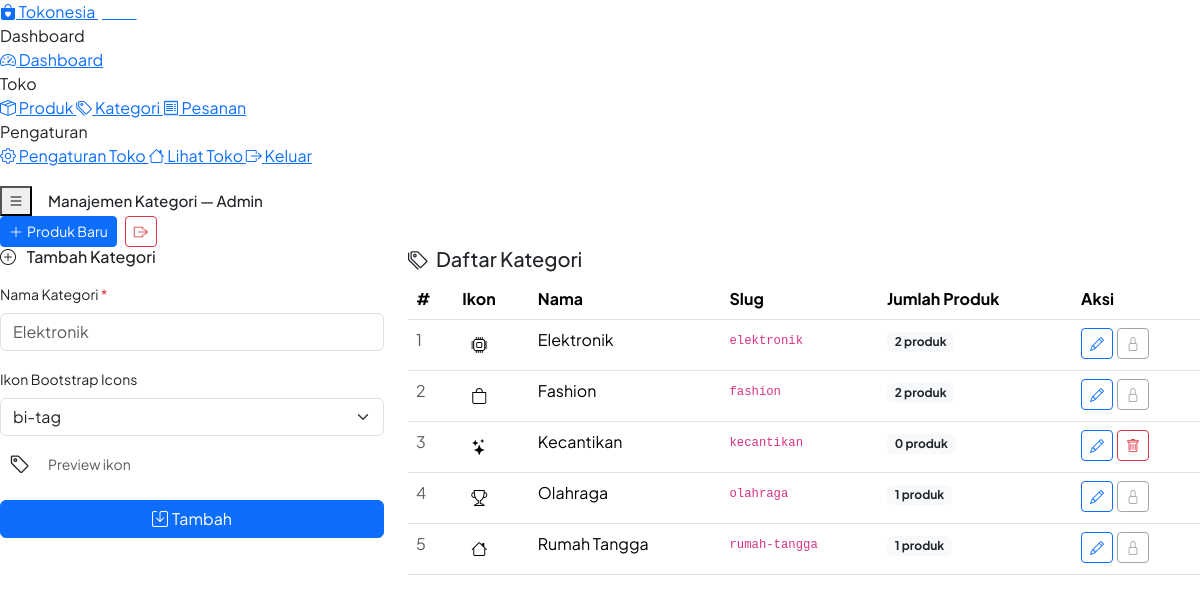
Screenshot of /admin/categories.php (signed in) with the database file from the repository.
### tables this page shows
CREATE TABLE `categories` (
  `id`         INT UNSIGNED NOT NULL AUTO_INCREMENT,
  `name`       VARCHAR(100) NOT NULL,
  `slug`       VARCHAR(120) NOT NULL UNIQUE,
  `icon`       VARCHAR(50)  DEFAULT 'bi-tag',
  `created_at` TIMESTAMP NOT NULL DEFAULT CURRENT_TIMESTAMP,
  PRIMARY KEY (`id`)
);

### includes/functions.php (called while the page is built, shortened)
<?php
function e(string $str): string {
    return htmlspecialchars($str, ENT_QUOTES, 'UTF-8');
}

### admin/categories.php (the view, shortened to what this page needs)
<?php
require_once __DIR__ . '/../includes/functions.php';
$db     = getDB();
$action = $_GET['action'] ?? 'list';
$editId = (int)($_GET['id'] ?? 0);
$editCategory = null;
$categories = $db->query(
    'SELECT c.*, COUNT(p.id) AS product_count
     FROM categories c LEFT JOIN products p ON p.category_id = c.id
     GROUP BY c.id ORDER BY c.name'
)->fetchAll();
$iconOptions = [
    'bi-cpu','bi-bag','bi-house','bi-trophy','bi-stars','bi-phone','bi-book',
    'bi-cart','bi-gift','bi-music-note','bi-camera','bi-bicycle','bi-tools',
    'bi-flower1','bi-egg-fried','bi-controller','bi-palette','bi-heart',
    'bi-laptop','bi-watch','bi-handbag','bi-tag','bi-grid',
];
require_once __DIR__ . '/../includes/admin-header.php';
?>
<div class="row g-4 align-items-start">
  <div class="col-lg-4">
    <div class="admin-card">
      <h6 class="fw-700 mb-3">
        <i class="bi bi-<?= $action === 'edit' ? 'pencil' : 'plus-circle' ?> me-2"></i>
        <?= $action === 'edit' ? 'Edit Kategori' : 'Tambah Kategori' ?>
      </h6>
      <form method="POST" action="<?= BASE_URL ?>/admin/categories.php<?= $editId ? '?action=edit&id=' . $editId : '' ?>">
        <div class="mb-3">
          <label class="form-label fw-600 small">Nama Kategori <span class="text-danger">*</span></label>
          <input type="text" name="name" class="form-control"
                 value="<?= e($editCategory['name'] ?? $_POST['name'] ?? '') ?>"
                 placeholder="Elektronik" required />
        </div>
        <div class="mb-3">
          <label class="form-label fw-600 small">Ikon Bootstrap Icons</label>
          <select name="icon" class="form-select" id="iconSelect" onchange="updateIconPreview()">
            <?php foreach ($iconOptions as $ic): ?>
              <option value="<?= $ic ?>"
                <?= ($editCategory['icon'] ?? $_POST['icon'] ?? 'bi-tag') === $ic ? 'selected' : '' ?>>
                <?= $ic ?>
              </option>
            <?php endforeach; ?>
          </select>
          <div class="mt-2 d-flex align-items-center gap-2">
            <div id="iconPreview" style="width:40px;height:40px;border-radius:10px;background:var(--primary-light);display:flex;align-items:center;justify-content:center;font-size:1.3rem;color:var(--primary);">
              <i class="bi <?= e($editCategory['icon'] ?? 'bi-tag') ?>" id="iconEl"></i>
            </div>
            <span class="small text-muted">Preview ikon</span>
          </div>
        </div>
        <div class="d-flex gap-2">
          <button type="submit" class="btn btn-primary fw-600 flex-grow-1">
            <i class="bi bi-save me-1"></i><?= $editId ? 'Simpan' : 'Tambah' ?>
          </button>
        </div>
      </form>
    </div>
  </div>
  <div class="col-lg-8">
    <div class="admin-card">
      <div class="admin-card-header">
        <h5 class="admin-card-title"><i class="bi bi-tags me-2"></i>Daftar Kategori</h5>
      </div>
      <div class="table-responsive">
        <table class="table admin-table">
          <thead>
            <tr><th>#</th><th>Ikon</th><th>Nama</th><th>Slug</th><th>Jumlah Produk</th><th>Aksi</th></tr>
          </thead>
          <tbody>
            <?php foreach ($categories as $i => $cat): ?>
              <tr>
                <td class="text-muted"><?= $i + 1 ?></td>
                <td>
                  <div style="width:34px;height:34px;border-radius:8px;background:var(--primary-light);display:flex;align-items:center;justify-content:center;color:var(--primary);">
                    <i class="bi <?= e($cat['icon']) ?>"></i>
                  </div>
                </td>
                <td class="fw-700"><?= e($cat['name']) ?></td>
                <td class="text-muted small"><code><?= e($cat['slug']) ?></code></td>
                <td>
                  <span class="badge bg-light text-dark fw-600"><?= $cat['product_count'] ?> produk</span>
                </td>
                <td>
                  <div class="d-flex gap-1">
                    <a href="<?= BASE_URL ?>/admin/categories.php?action=edit&id=<?= $cat['id'] ?>"
                       class="btn btn-sm btn-outline-primary"><i class="bi bi-pencil"></i></a>
                    <?php if ($cat['product_count'] == 0): ?>
                      <button onclick="confirmDelete('<?= BASE_URL ?>/admin/categories.php?action=delete&id=<?= $cat['id'] ?>','<?= e(addslashes($cat['name'])) ?>')"
                              class="btn btn-sm btn-outline-danger"><i class="bi bi-trash"></i></button>
                    <?php else: ?>
                      <button class="btn btn-sm btn-outline-secondary" disabled title="Ada produk dalam kategori ini">
                        <i class="bi bi-lock"></i>
                      </button>
                    <?php endif; ?>
                  </div>
                </td>
              </tr>
            <?php endforeach; ?>
          </tbody>
        </table>
      </div>
    </div>
  </div>
</div>
<?php require_once __DIR__ . '/../includes/admin-footer.php'; ?>

### rows the page displays
categories: name "Elektronik", slug "elektronik", product_count "2"
categories: name "Fashion", slug "fashion", product_count "2"
categories: name "Kecantikan", slug "kecantikan", product_count "0"
categories: name "Olahraga", slug "olahraga", product_count "1"
categories: name "Rumah Tangga", slug "rumah-tangga", product_count "1"

### other values shown
getSetting('site_name', 'Tokonesia') "Tokonesia"
$section "Dashboard"
$link['label'] "Dashboard"
$section "Toko"
$link['label'] "Produk"
$link['label'] "Kategori"
$link['label'] "Pesanan"
$section "Pengaturan"
$link['label'] "Pengaturan Toko"
$link['label'] "Lihat Toko"
$link['label'] "Keluar"
$pageTitle "Manajemen Kategori — Admin"
form field icon "bi-tag"
